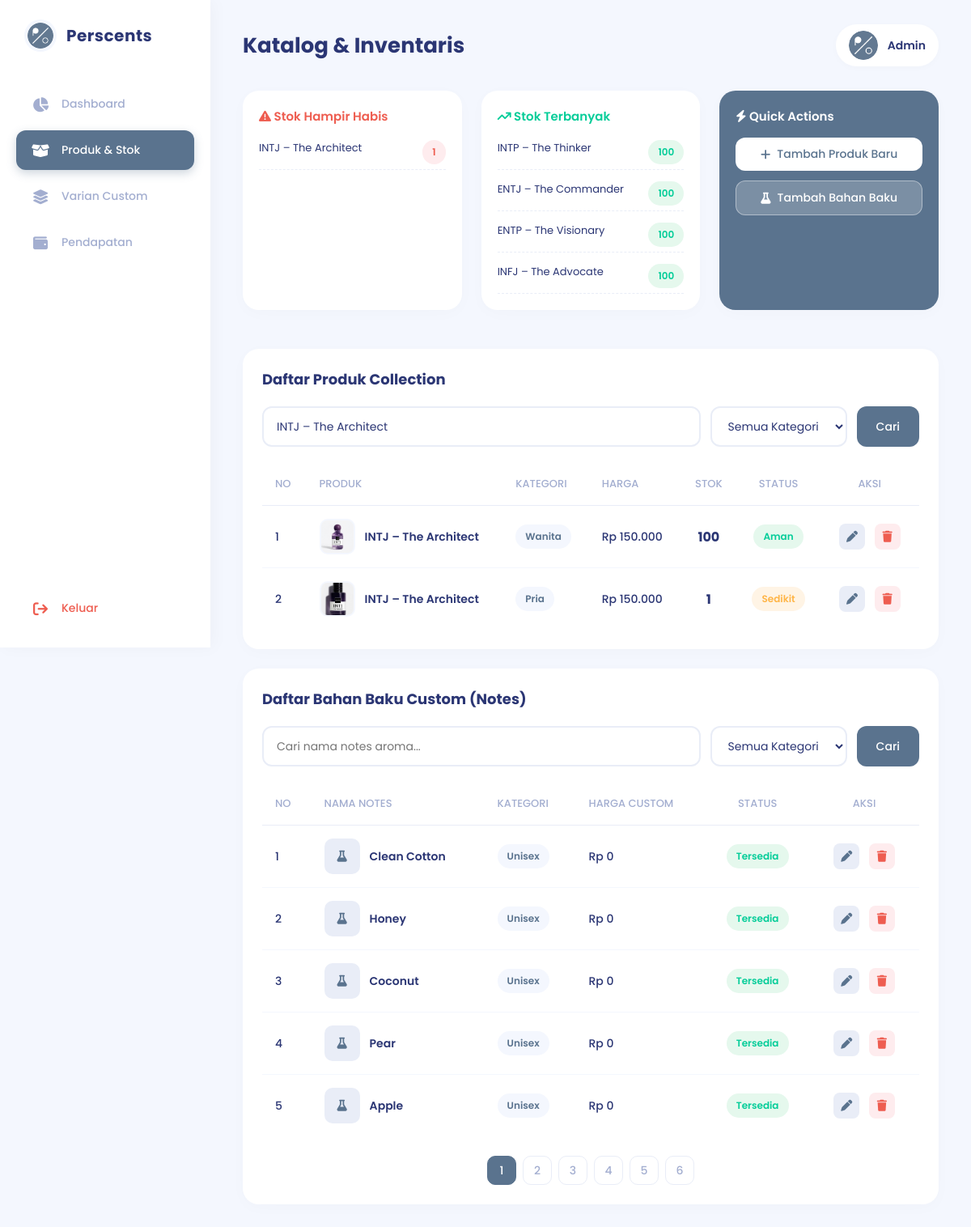
Page /admin/produk.php?cari_produk=INTJ – The Architect on the committed database.
### tables this page shows
CREATE TABLE IF NOT EXISTS `produk_collection` (
  `id` int(11) NOT NULL AUTO_INCREMENT,
  `nama` varchar(150) NOT NULL,
  `deskripsi` text,
  `harga_dasar` int(11) NOT NULL DEFAULT '150000',
  `kategori` enum('pria','wanita','anak') NOT NULL,
  `tipe` enum('mbti','karakter') NOT NULL,
  `gambar` varchar(255) DEFAULT NULL,
  `stok` int(11) NOT NULL DEFAULT '100',
  `foto` varchar(255) DEFAULT NULL,
  PRIMARY KEY (`id`)
);

CREATE TABLE IF NOT EXISTS `notes_aroma_custom` (
  `id` int(11) NOT NULL AUTO_INCREMENT,
  `nama` varchar(100) NOT NULL,
  `deskripsi` varchar(255) DEFAULT NULL,
  `kategori` enum('pria','wanita','unisex') DEFAULT NULL,
  `harga` int(11) NOT NULL,
  PRIMARY KEY (`id`)
);

### config/koneksi.php (called while the page is built, shortened)
<?php
$base_url = "http://localhost/perscents";
?>

### admin/produk.php (the view, shortened to what this page needs)
<?php
require_once '../config/koneksi.php';
$queryStokSedikit = mysqli_query($conn, "SELECT nama, stok FROM produk_collection WHERE stok <= 10 ORDER BY stok ASC LIMIT 4");
$queryStokBanyak = mysqli_query($conn, "SELECT nama, stok FROM produk_collection ORDER BY stok DESC LIMIT 4");
$search_produk = isset($_GET['cari_produk']) ? mysqli_real_escape_string($conn, $_GET['cari_produk']) : '';
$kategori_produk = isset($_GET['kategori_produk']) ? mysqli_real_escape_string($conn, $_GET['kategori_produk']) : '';
$where_produk = "WHERE 1=1";
if (!empty($search_produk)) {
    $where_produk .= " AND nama LIKE '%$search_produk%'";
}
$limit_produk = 5;
$halaman_produk = isset($_GET['halaman_produk']) ? (int)$_GET['halaman_produk'] : 1;
$offset_produk = ($halaman_produk - 1) * $limit_produk;
$queryProduk = mysqli_query($conn, "SELECT * FROM produk_collection $where_produk ORDER BY id DESC LIMIT $limit_produk OFFSET $offset_produk");
$search_bahan = isset($_GET['cari_bahan']) ? mysqli_real_escape_string($conn, $_GET['cari_bahan']) : '';
$kategori_bahan = isset($_GET['kategori_bahan']) ? mysqli_real_escape_string($conn, $_GET['kategori_bahan']) : '';
$where_bahan = "WHERE 1=1";
$limit_bahan = 5;
$halaman_bahan = isset($_GET['halaman_bahan']) ? (int)$_GET['halaman_bahan'] : 1;
$offset_bahan = ($halaman_bahan - 1) * $limit_bahan;
$queryCountBahan = mysqli_query($conn, "SELECT COUNT(id) as total FROM notes_aroma_custom $where_bahan");
$total_halaman_bahan = ceil(mysqli_fetch_assoc($queryCountBahan)['total'] / $limit_bahan);
$queryBahan = mysqli_query($conn, "SELECT * FROM notes_aroma_custom $where_bahan ORDER BY id DESC LIMIT $limit_bahan OFFSET $offset_bahan");
$params_produk_only = "&halaman_produk=$halaman_produk&cari_produk=" . urlencode($search_produk) . "&kategori_produk=" . urlencode($kategori_produk);
?>
<!DOCTYPE html>
<html lang="id">
<head>
    <link rel="stylesheet" href="https://cdnjs.cloudflare.com/ajax/libs/font-awesome/6.4.0/css/all.min.css">
</head>
<body>
    <aside class="sidebar">
        <div class="sidebar-logo">
            <img src="<?= $base_url; ?>/assets/Logo_Perscents.png" alt="Logo">
            <h2>Perscents</h2>
        </div>
        <ul class="sidebar-menu">
            <li><a href="index.php" class="<?= (basename($_SERVER['PHP_SELF']) == 'index.php') ? 'active' : ''; ?>"><i class="fa-solid fa-chart-pie"></i> Dashboard</a></li>
            <li><a href="produk.php" class="<?= (basename($_SERVER['PHP_SELF']) == 'produk.php') ? 'active' : ''; ?>"><i class="fa-solid fa-box-open"></i> Produk & Stok</a></li>
            <li><a href="variant_management.php" class="<?= (strpos(basename($_SERVER['PHP_SELF']), 'variant') !== false || strpos(basename($_SERVER['PHP_SELF']), 'ukuran') !== false || strpos(basename($_SERVER['PHP_SELF']), 'ketahanan') !== false) ? 'active' : ''; ?>"><i class="fa-solid fa-layer-group"></i> Varian Custom</a></li>
            <li><a href="pendapatan.php" class="<?= (basename($_SERVER['PHP_SELF']) == 'pendapatan.php' || basename($_SERVER['PHP_SELF']) == 'detail_pesanan.php') ? 'active' : ''; ?>"><i class="fa-solid fa-wallet"></i> Pendapatan</a></li>
            <li style="margin-top: auto;"><a href="logout_admin.php" style="color: #EE5D50;"><i class="fa-solid fa-arrow-right-from-bracket"></i> Keluar</a></li>
        </ul>
    </aside>
    <main class="main-wrapper">
        <header class="topbar">
            <h1 class="page-title">Katalog & Inventaris</h1>
            <div class="topbar-right">
                <div class="admin-profile">
                    <img src="<?= $base_url; ?>/assets/Logo_Perscents.png" alt="Admin">
                    <span>Admin</span>
                </div>
            </div>
        </header>
        <div class="grid-3">
            <div class="card" style="padding: 20px;">
                <h3 style="color:#EE5D50; font-weight:600;"><i class="fa-solid fa-triangle-exclamation"></i> Stok Hampir Habis</h3>
                <div style="display:flex; flex-direction:column; gap:8px;">
                    <?php if(mysqli_num_rows($queryStokSedikit) > 0) {
                        while($stokAlert = mysqli_fetch_assoc($queryStokSedikit)) { ?>
                        <div style="display:flex; justify-content:space-between; font-size:13px; padding: 6px 0; border-bottom:1px dashed #E9EDF7;">
                            <span style="color:#2B3674;"><?= htmlspecialchars($stokAlert['nama']); ?></span>
                            <span class="badge badge-danger"><?= $stokAlert['stok']; ?></span>
                        </div>
                    <?php } } else { echo "<div class='badge badge-success'>Stok Aman</div>"; } ?>
                </div>
            </div>
            <div class="card" style="padding: 20px;">
                <h3 style="color:#05CD99; font-weight:600;"><i class="fa-solid fa-arrow-trend-up"></i> Stok Terbanyak</h3>
                <div style="display:flex; flex-direction:column; gap:8px;">
                    <?php if(mysqli_num_rows($queryStokBanyak) > 0) {
                        while($stokTop = mysqli_fetch_assoc($queryStokBanyak)) { ?>
                        <div style="display:flex; justify-content:space-between; font-size:13px; padding: 6px 0; border-bottom:1px dashed #E9EDF7;">
                            <span style="color:#2B3674;"><?= htmlspecialchars($stokTop['nama']); ?></span>
                            <span class="badge badge-success"><?= $stokTop['stok']; ?></span>
                        </div>
                    <?php } } ?>
                </div>
            </div>
            <div class="card" style="padding: 20px; background: #5A738E; color: white;">
                <h3 style="color:white; font-weight:600;"><i class="fa-solid fa-bolt"></i> Quick Actions</h3>
                <div style="display:flex; flex-direction:column; gap:12px; margin-top: 15px;">
                    <a href="tambah_produk_collection.php" class="btn-primary" style="background:white; color:#5A738E;"><i class="fa-solid fa-plus"></i> Tambah Produk Baru</a>
                    <a href="tambah_notes.php" class="btn-primary" style="background:rgba(255,255,255,0.2); color:white; border: 1px solid rgba(255,255,255,0.4);"><i class="fa-solid fa-flask"></i> Tambah Bahan Baku</a>
                </div>
            </div>
        </div>
        <section class="card">
            <h2>Daftar Produk Collection</h2>
            <form method="GET" action="produk.php">
                <div class="toolbar">
                    <div style="display:flex; flex-grow: 1; gap:12px;">
                        <input type="text" name="cari_produk" class="search-input" placeholder="Cari nama varian..." value="<?= htmlspecialchars($search_produk); ?>" style="flex-grow:1;">
                        <select name="kategori_produk" class="select-filter" onchange="this.form.submit()">
                            <option value="Semua Kategori" <?= ($kategori_produk == 'Semua Kategori' || empty($kategori_produk)) ? 'selected' : ''; ?>>Semua Kategori</option>
                        </select>
                        <button type="submit" class="btn-primary" style="padding: 0 24px;">Cari</button>
                    </div>
                </div>
            </form>
            <div class="table-responsive">
                <table class="data-table">
                    <thead>
                        <tr>
                            <th>No</th>
                            <th>Produk</th>
                            <th>Kategori</th>
                            <th>Harga</th>
                            <th style="text-align: center;">Stok</th>
                            <th style="text-align: center;">Status</th>
                            <th style="text-align: center;">Aksi</th>
                        </tr>
                    </thead>
                    <tbody>
                        <?php
                        $no_produk = $offset_produk + 1;
                        if(mysqli_num_rows($queryProduk) > 0) {
                            while($produk = mysqli_fetch_assoc($queryProduk)) {
                                $badge_class = "badge-success"; $badge_text = "Aman";
                                if($produk['stok'] == 0) { $badge_class = "badge-danger"; $badge_text = "Habis"; }
                                elseif($produk['stok'] <= 10) { $badge_class = "badge-warning"; $badge_text = "Sedikit"; }
                                $path_foto = (!empty($produk['foto'])) ? $produk['foto'] : ((!empty($produk['gambar'])) ? $produk['gambar'] : 'assets/Logo_Perscents.png');
                        ?>
                        <tr>
                            <td><?= $no_produk++; ?></td>
                            <td>
                                <div class="prod-info">
                                    <img src="<?= $base_url; ?>/<?= htmlspecialchars($path_foto); ?>" class="prod-thumb">
                                    <span style="font-weight: 600;"><?= htmlspecialchars($produk['nama']); ?></span>
                                </div>
                            </td>
                            <td><span class="badge badge-blue" style="background:#F4F7FE; color:#5A738E;"><?= htmlspecialchars(ucfirst($produk['kategori'])); ?></span></td>
                            <td>Rp <?= number_format($produk['harga_dasar'], 0, ',', '.'); ?></td>
                            <td style="text-align: center; font-weight: 700; font-size: 16px;"><?= $produk['stok']; ?></td>
                            <td style="text-align: center;"><span class="badge <?= $badge_class; ?>"><?= $badge_text; ?></span></td>
                            <td style="text-align: center;">
                                <a href="edit_produk_collection.php?id=<?= $produk['id']; ?>" class="btn-icon btn-edit" title="Edit"><i class="fa-solid fa-pen"></i></a>
                                <a href="hapus_produk_collection.php?id=<?= $produk['id']; ?>" class="btn-icon btn-hapus" onclick="return confirm('Hapus produk ini?');" title="Hapus"><i class="fa-solid fa-trash"></i></a>
                            </td>
                        </tr>
                        <?php } } else { echo "<tr><td colspan='7' style='text-align:center; padding: 30px;'>Produk tidak ditemukan</td></tr>"; } ?>
                    </tbody>
                </table>
            </div>
        </section>
        <section class="card">
            <h2>Daftar Bahan Baku Custom (Notes)</h2>
            <form method="GET" action="produk.php">
                <div class="toolbar">
                    <div style="display:flex; flex-grow: 1; gap:12px;">
                        <input type="text" name="cari_bahan" class="search-input" placeholder="Cari nama notes aroma..." value="<?= htmlspecialchars($search_bahan); ?>" style="flex-grow:1;">
                        <select name="kategori_bahan" class="select-filter" onchange="this.form.submit()">
                            <option value="Semua Kategori" <?= ($kategori_bahan == 'Semua Kategori' || empty($kategori_bahan)) ? 'selected' : ''; ?>>Semua Kategori</option>
                        </select>
                        <button type="submit" class="btn-primary" style="padding: 0 24px;">Cari</button>
                    </div>
                </div>
            </form>
            <div class="table-responsive">
                <table class="data-table">
                    <thead>
                        <tr>
                            <th>No</th>
                            <th>Nama Notes</th>
                            <th>Kategori</th>
                            <th>Harga Custom</th>
                            <th style="text-align: center;">Status</th>
                            <th style="text-align: center;">Aksi</th>
                        </tr>
                    </thead>
                    <tbody>
                        <?php
                        $no_bahan = $offset_bahan + 1;
                        if($queryBahan && mysqli_num_rows($queryBahan) > 0) {
                            while($bahan = mysqli_fetch_assoc($queryBahan)) {
                        ?>
                        <tr>
                            <td><?= $no_bahan++; ?></td>
                            <td>
                                <div class="prod-info">
                                    <div class="prod-thumb" style="display:flex; align-items:center; justify-content:center; background:#E9EDF7; color:#5A738E;"><i class="fa-solid fa-flask"></i></div>
                                    <span style="font-weight: 600;"><?= htmlspecialchars($bahan['nama']); ?></span>
                                </div>
                            </td>
                            <td><span class="badge badge-blue" style="background:#F4F7FE; color:#5A738E;"><?= htmlspecialchars(ucfirst($bahan['kategori'])); ?></span></td>
                            <td>Rp <?= number_format($bahan['harga'], 0, ',', '.'); ?></td>
                            <td style="text-align: center;"><span class="badge badge-success">Tersedia</span></td>
                            <td style="text-align: center;">
                                <a href="edit_notes.php?id=<?= $bahan['id']; ?>" class="btn-icon btn-edit"><i class="fa-solid fa-pen"></i></a>
                                <a href="hapus_notes.php?id=<?= $bahan['id']; ?>" class="btn-icon btn-hapus" onclick="return confirm('Hapus notes aroma ini?');"><i class="fa-solid fa-trash"></i></a>
                            </td>
                        </tr>
                        <?php } } else { echo "<tr><td colspan='6' style='text-align:center; padding: 30px;'>Notes aroma tidak ditemukan.</td></tr>"; } ?>
                    </tbody>
                </table>
            </div>
            <?php if ($total_halaman_bahan > 1): ?>
            <div class="pagination">
                <?php for($i = 1; $i <= $total_halaman_bahan; $i++): ?>
                    <a href="?halaman_bahan=<?= $i; ?>&cari_bahan=<?= urlencode($search_bahan); ?>&kategori_bahan=<?= urlencode($kategori_bahan); ?><?= $params_produk_only; ?>">
                        <span class="<?= ($halaman_bahan == $i) ? 'active' : ''; ?>"><?= $i; ?></span>
                    </a>
                <?php endfor; ?>
            </div>
            <?php endif; ?>
        </section>
    </main>
</body>
</html>

### rows in the picture
produk_collection: nama "INTJ – The Architect", stok "1", foto (picture), kategori "Pria", harga_dasar "150.000", stok "Sedikit"
produk_collection: foto (picture), nama "INTJ – The Architect", kategori "Wanita", harga_dasar "150.000", stok "100", badge_text "Aman"
notes_aroma_custom: nama "Clean Cotton", kategori "Unisex", harga "0"
notes_aroma_custom: nama "Honey", kategori "Unisex", harga "0"
notes_aroma_custom: nama "Coconut", kategori "Unisex", harga "0"
notes_aroma_custom: nama "Pear", kategori "Unisex", harga "0"
notes_aroma_custom: nama "Apple", kategori "Unisex", harga "0"

### other values in the picture
$stokTop['nama'] "INTP – The Thinker"
$stokTop['stok'] "100"
$stokTop['nama'] "ENTJ – The Commander"
$stokTop['nama'] "ENTP – The Visionary"
$stokTop['nama'] "INFJ – The Advocate"
